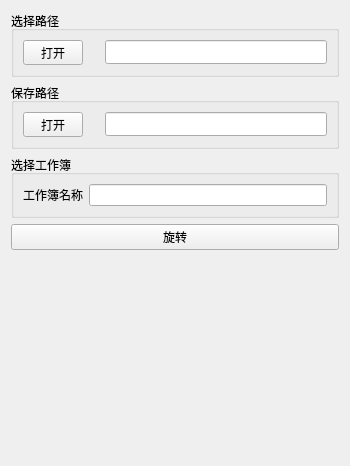
          <widget class="QWidget" name="ExcelRotate">
           <property name="geometry">
            <rect>
             <x>0</x>
             <y>0</y>
             <width>350</width>
             <height>466</height>
            </rect>
           </property>
           <attribute name="label">
            <string>自动旋转</string>
           </attribute>
           <layout class="QVBoxLayout" name="verticalLayout_42">
            <item>
             <widget class="QGroupBox" name="groupBox_22">
              <property name="title">
               <string>选择路径</string>
              </property>
              <layout class="QVBoxLayout" name="verticalLayout_39">
               <item>
                <layout class="QHBoxLayout" name="horizontalLayout_27">
                 <property name="spacing">
                  <number>22</number>
                 </property>
                 <item>
                  <widget class="QPushButton" name="btn_ExcelRotateFile">
                   <property name="maximumSize">
                    <size>
                     <width>60</width>
                     <height>25</height>
                    </size>
                   </property>
                   <property name="text">
                    <string>打开</string>
                   </property>
                  </widget>
                 </item>
                 <item>
                  <widget class="QLineEdit" name="lineEdit_ExcelRotateFile">
                   <property name="minimumSize">
                    <size>
                     <width>0</width>
                     <height>0</height>
                    </size>
                   </property>
                   <property name="maximumSize">
                    <size>
                     <width>16777215</width>
                     <height>24</height>
                    </size>
                   </property>
                  </widget>
                 </item>
                </layout>
               </item>
              </layout>
             </widget>
            </item>
            <item>
             <widget class="QGroupBox" name="groupBox_23">
              <property name="title">
               <string>保存路径</string>
              </property>
              <layout class="QVBoxLayout" name="verticalLayout_40">
               <item>
                <layout class="QHBoxLayout" name="horizontalLayout_28">
                 <property name="spacing">
                  <number>22</number>
                 </property>
                 <item>
                  <widget class="QPushButton" name="btn_SaveExcelRotate">
                   <property name="maximumSize">
                    <size>
                     <width>60</width>
                     <height>25</height>
                    </size>
                   </property>
                   <property name="text">
                    <string>打开</string>
                   </property>
                  </widget>
                 </item>
                 <item>
                  <widget class="QLineEdit" name="lineEdit_SaveExcelRotate">
                   <property name="minimumSize">
                    <size>
                     <width>0</width>
                     <height>0</height>
                    </size>
                   </property>
                   <property name="maximumSize">
                    <size>
                     <width>16777215</width>
                     <height>24</height>
                    </size>
                   </property>
                  </widget>
                 </item>
                </layout>
               </item>
              </layout>
             </widget>
            </item>
            <item>
             <widget class="QGroupBox" name="groupBox_24">
              <property name="title">
               <string>选择工作簿</string>
              </property>
              <layout class="QVBoxLayout" name="verticalLayout_41">
               <item>
                <layout class="QHBoxLayout" name="horizontalLayout_29">
                 <item>
                  <widget class="QLabel" name="label_ExcelRotatesheet">
                   <property name="text">
                    <string>工作簿名称</string>
                   </property>
                  </widget>
                 </item>
                 <item>
                  <widget class="QLineEdit" name="lineEdit_ExcelRotatesheet">
                   <property name="minimumSize">
                    <size>
                     <width>0</width>
                     <height>0</height>
                    </size>
                   </property>
                   <property name="maximumSize">
                    <size>
                     <width>16777215</width>
                     <height>24</height>
                    </size>
                   </property>
                  </widget>
                 </item>
                </layout>
               </item>
              </layout>
             </widget>
            </item>
            <item>
             <widget class="QPushButton" name="btn_ExcelRotate">
              <property name="text">
               <string>旋转</string>
              </property>
             </widget>
            </item>
            <item>
             <spacer name="verticalSpacer_8">
              <property name="orientation">
               <enum>Qt::Vertical</enum>
              </property>
              <property name="sizeHint" stdset="0">
               <size>
                <width>20</width>
                <height>40</height>
               </size>
              </property>
             </spacer>
            </item>
           </layout>
          </widget>
